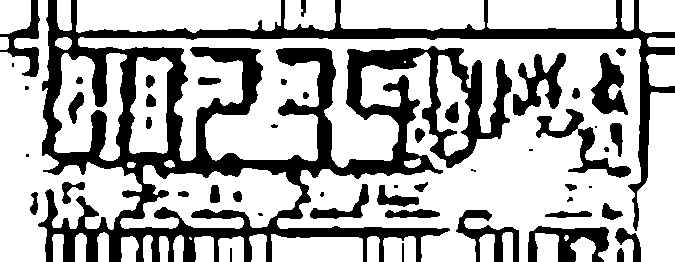
#> input picture power3_bin.png, 675 x 262 px
$ python tess_read_lcd.py power3_bin.png
#> lines starting #> are read from the running program, lines starting #| are printed output that depends on the picture; after the words box and inside, x2 and y2 are one past the last pixel; in counts of white or black regions, pixels touching at a corner belong together
#!/usr/bin/env python3
# tess_read_lcd.py
# Minimal, fast, Tesseract-first LCD OCR with slotting + fallback merge.
# No dependency on your lcd_ocr_fixed.py; fully self-contained.

import os
import re
import cv2
import sys
import math
import json
import argparse
import numpy as np
import pytesseract
from typing import List, Tuple, Optional

# -----------------------------
# Robust image read (Windows-safe)
# -----------------------------
def robust_imread(path: str) -> Optional[np.ndarray]:
    try:
        if os.path.isfile(path):
            return cv2.imdecode(np.fromfile(path, dtype=np.uint8), cv2.IMREAD_COLOR)
    except Exception:
        pass
    return cv2.imread(path, cv2.IMREAD_COLOR)

# -----------------------------
# Geometry helpers
# -----------------------------
# [25 lines left out: functions order_points, four_point_transform, not called in this run]

# -----------------------------
# LCD quadrilateral detection
# - color-first (green)
# - edge fallback
# -----------------------------
def find_lcd_quad_color_first(bgr: np.ndarray) -> Optional[np.ndarray]:
    h, w = bgr.shape[:2]
    img_area = float(h*w)

    hsv = cv2.cvtColor(bgr, cv2.COLOR_BGR2HSV)
    lower = np.array([35, 30, 40], dtype=np.uint8)  # wide green-ish
    upper = np.array([95, 255, 255], dtype=np.uint8)
    mask = cv2.inRange(hsv, lower, upper)
    k = cv2.getStructuringElement(cv2.MORPH_RECT, (5,5))
    mask = cv2.morphologyEx(mask, cv2.MORPH_OPEN, k, iterations=1)
    mask = cv2.morphologyEx(mask, cv2.MORPH_CLOSE, k, iterations=2)
    cnts, _ = cv2.findContours(mask, cv2.RETR_EXTERNAL, cv2.CHAIN_APPROX_SIMPLE)

    # [12 lines left out: function score_rect, not called in this run]

    best = None; best_score = -1
    for c in cnts:
        area = cv2.contourArea(c)
        if area < 0.002 * img_area:
            continue
        peri = cv2.arcLength(c, True)
        approx = cv2.approxPolyDP(c, 0.02 * peri, True)
        rect = approx.reshape(4,2).astype(np.float32) if len(approx)==4 else cv2.boxPoints(cv2.minAreaRect(c)).astype(np.float32)
        s = score_rect(rect, area)
        if s > best_score:
            best = rect; best_score = s

    if best is not None:
        return best

    # Edge fallback
    gray = cv2.cvtColor(bgr, cv2.COLOR_BGR2GRAY)
    gray = cv2.bilateralFilter(gray, 7, 60, 60)
    clahe = cv2.createCLAHE(clipLimit=2.2, tileGridSize=(8,8))
    gray = clahe.apply(gray)
    v = np.median(gray)
    lo = int(max(0, 0.66*v)); hi = int(min(255, 1.33*v))
    edges = cv2.Canny(gray, lo, hi)
    edges = cv2.dilate(edges, cv2.getStructuringElement(cv2.MORPH_RECT, (5,3)), 1)
    edges = cv2.morphologyEx(edges, cv2.MORPH_CLOSE, cv2.getStructuringElement(cv2.MORPH_RECT, (5,3)), 1)
    cnts2, _ = cv2.findContours(edges, cv2.RETR_EXTERNAL, cv2.CHAIN_APPROX_SIMPLE)

    best = None; best_score = -1
    for c in cnts2:
        area = cv2.contourArea(c)
        if area < 0.01 * img_area:
            continue
        peri = cv2.arcLength(c, True)
        approx = cv2.approxPolyDP(c, 0.02 * peri, True)
        if len(approx) != 4:
            continue
        rect = approx.reshape(4,2).astype(np.float32)
        hull = cv2.convexHull(rect); hull_area = cv2.contourArea(hull)
        if hull_area <= 0: continue
        rectangularity = area / hull_area
        if rectangularity < 0.80: continue
        s = score_rect(rect, area)
        if s > best_score:
            best = rect; best_score = s
    return best

# -----------------------------
# Binarization (glow-resistant)
# -> returns BW: black digits on white (0..255)
# -----------------------------
def binarize_lcd(crop: np.ndarray, scale: float = 7.5, boost_contrast: bool=False) -> np.ndarray:
    g = crop[:,:,1].astype(np.float32)  # green channel
    v = cv2.cvtColor(crop, cv2.COLOR_BGR2HSV)[:,:,2].astype(np.float32)
    lum = (0.65*g + 0.35*v).astype(np.uint8)

    k = max(9, (min(crop.shape[0], crop.shape[1])//8)|1)
    bg = cv2.morphologyEx(lum, cv2.MORPH_OPEN, cv2.getStructuringElement(cv2.MORPH_ELLIPSE, (k,k)))
    flat = cv2.subtract(lum, bg)
    flat = cv2.normalize(flat, None, 0, 255, cv2.NORM_MINMAX)

    clahe = cv2.createCLAHE(clipLimit=2.0, tileGridSize=(4,4))
    x = clahe.apply(flat)
    if boost_contrast:
        blur = cv2.GaussianBlur(x, (0,0), 1.0)
        x = cv2.addWeighted(x, 2.2, blur, -1.2, 0)
    else:
        blur = cv2.GaussianBlur(x, (0,0), 1.0)
        x = cv2.addWeighted(x, 1.8, blur, -0.8, 0)

    x = cv2.resize(x, None, fx=scale, fy=scale, interpolation=cv2.INTER_CUBIC)
    th = cv2.adaptiveThreshold(x, 255, cv2.ADAPTIVE_THRESH_GAUSSIAN_C,
                               cv2.THRESH_BINARY_INV, 31, 8)
    th = cv2.morphologyEx(th, cv2.MORPH_OPEN, np.ones((2,2), np.uint8), 1)
    th = cv2.morphologyEx(th, cv2.MORPH_CLOSE, np.ones((2,2), np.uint8), 1)
    return 255 - th  # black digits on white

# -----------------------------
# Slot estimation via projection
# -----------------------------
def _spans_from_mask(mask: np.ndarray) -> List[Tuple[int,int]]:
    spans = []; in_run=False; st=0
    for i,v in enumerate(mask):
        if v and not in_run: in_run=True; st=i
        elif not v and in_run: in_run=False; spans.append((st,i-1))
    if in_run: spans.append((st,len(mask)-1))
    merged=[]
    for s,e in spans:
        if not merged or s-merged[-1][1] > 2: merged.append((s,e))
        else: merged[-1]=(merged[-1][0],e)
    return merged

def estimate_digit_slots(bw: np.ndarray) -> tuple[List[Tuple[int,int]], Tuple[int,int], np.ndarray]:
    inv = 255 - bw
    rows = inv.sum(axis=1).astype(np.float32)
    band = np.where(rows > 0.10*rows.max())[0]
    y0,y1 = (int(band.min()), int(band.max())) if band.size else (0, bw.shape[0]-1)
    tight = inv[y0:y1+1,:]
    proj = cv2.blur(tight, (7,1)).sum(axis=0).astype(np.float32)
    m = float(proj.max())
    if m <= 1e-6:
        return [], (y0,y1), proj
    candidates = []
    for thr_ratio in (0.10, 0.08, 0.06, 0.04):
        mask = (proj > (thr_ratio*m)).astype(np.uint8)
        spans = _spans_from_mask(mask)
        if not spans: continue
        widths = [e-s+1 for s,e in spans]
        medw = max(1.0, float(np.median(widths)))
        spans = [(s,e) for (s,e) in spans if (e-s+1) > 0.25*medw]
        candidates.append(spans)
    if not candidates:
        return [], (y0,y1), proj
    spans = max(candidates, key=lambda sp: (len(sp), -sum(e-s for s,e in sp)))
    return spans, (y0,y1), proj

# [52 lines left out: functions _force_split_to, _merge_to, not called in this run]

# -----------------------------
# Tesseract helpers
# -----------------------------
def tess_one_char(img: np.ndarray) -> str:
    cands = []
    for psm in (10, 13):
        cfg = f"--oem 3 --psm {psm} -c tessedit_char_whitelist=0123456789 -c classify_bln_numeric_mode=1"
        s = pytesseract.image_to_string(img, config=cfg)
        s = re.sub(r"\s+", "", s)
        if s:
            ch = s[0]
            ch = {"O":"0","o":"0","S":"5","s":"5","I":"1","l":"1","B":"8"}.get(ch, ch)
            if ch.isdigit():
                cands.append(ch)
    if not cands:
        return ""
    vals, counts = np.unique(cands, return_counts=True)
    return str(vals[np.argmax(counts)])

# [23 lines left out: functions psm7_digits, slot_simple_signals, not called in this run]

# -----------------------------
# Per-slot OCR
# -----------------------------
def ocr_by_slots(bw: np.ndarray, spans: List[Tuple[int,int]], yband: Tuple[int,int]) -> Tuple[str, List[np.ndarray], List[dict]]:
    if not spans:
        return "", [], []
    y0, y1 = yband
    tight = bw[y0:y1+1, :]
    H = tight.shape[0]
    trim = max(1, int(0.04 * H))
    tight = tight[trim:H-trim, :]

    digits = []
    rois = []
    metas = []

    for idx, (sx, ex) in enumerate(spans, start=1):
        w = ex - sx + 1; h = tight.shape[0]
        pad_x = max(3, int(0.33 * w)); pad_y = max(2, int(0.10 * h))
        a = max(0, sx - pad_x); b = min(tight.shape[1] - 1, ex + pad_x)
        roi_full = tight[:, a:b+1]
        roi = cv2.copyMakeBorder(roi_full, pad_y, pad_y, 0, 0, cv2.BORDER_REPLICATE)

        # upsample + local norm
        Ht = 260
        sc = max(1.0, Ht / max(12, roi.shape[0]))
        roi_up = cv2.resize(roi, None, fx=sc, fy=sc, interpolation=cv2.INTER_CUBIC)
        clahe = cv2.createCLAHE(clipLimit=2.2, tileGridSize=(4,4))
        roi_up = clahe.apply(roi_up)
        roi_up = cv2.normalize(roi_up, None, 0, 255, cv2.NORM_MINMAX)

        inv = 255 - cv2.GaussianBlur(roi_up, (3,3), 0)
        th_inv = cv2.adaptiveThreshold(inv, 255, cv2.ADAPTIVE_THRESH_GAUSSIAN_C,
                                       cv2.THRESH_BINARY, 31, -9)
        t = cv2.morphologyEx(th_inv, cv2.MORPH_CLOSE, np.ones((3,3), np.uint8), 1)
        t = cv2.dilate(t, np.ones((4,4), np.uint8), 1)
        roi_pick = 255 - t

        d = tess_one_char(roi_pick) or "?"
        digits.append(d if d.isdigit() else "?")
        rois.append(roi_pick.copy())

        sig = slot_simple_signals(roi_pick)
        metas.append({
            "index": idx-1,
            "digit": digits[-1],
            "conf": 0.0,
            "signals": {
                "top": round(float(sig["A"]),3),
                "mid": round(float(sig["G"]),3),
                "bot": round(float(sig["D"]),3),
                "left": round(float(sig["L"]),3),
                "right": round(float(sig["R"]),3),
            }
        })

    return "".join(digits), rois, metas

# -----------------------------
# Line-level fallback
# -----------------------------
# [12 lines left out: function line_digits_fallback, not called in this run]

# -----------------------------
# Core pipeline
# -----------------------------
def read_lcd_number(input_path: str,
                    out_dir: Optional[str] = None,
                    from_crop: bool = False,
                    force_slots: Optional[int] = None,
                    boost_contrast: bool = False,
                    debug_slots: bool = False) -> Tuple[str, Optional[np.ndarray], Optional[np.ndarray]]:
    if out_dir is None:
        out_dir = os.path.dirname(os.path.abspath(input_path)) or "."
    os.makedirs(out_dir, exist_ok=True)

    bgr = robust_imread(input_path)
    if bgr is None:
        raise FileNotFoundError(f"Cannot read image: {input_path}")
    base = os.path.splitext(os.path.basename(input_path))[0]

    # 1) locate LCD (or trust crop)
    if from_crop:
        crop = bgr; quad = None
    else:
        quad = find_lcd_quad_color_first(bgr)
        if quad is not None:
            crop = four_point_transform(bgr, quad, pad=4)
        else:
            # fallback center crop
            h,w = bgr.shape[:2]; ch,cw = int(h*0.5), int(w*0.7)
            y0,x0 = max(0,(h-ch)//2), max(0,(w-cw)//2)
            crop = bgr[y0:y0+ch, x0:x0+cw].copy()

    dbg = bgr.copy()
    if (not from_crop) and (quad is not None):
        cv2.polylines(dbg, [quad.astype(int).reshape(-1,1,2)], True, (0,255,0), 2)
    cv2.imwrite(os.path.join(out_dir, base + "_debug.png"), dbg)
    cv2.imwrite(os.path.join(out_dir, base + ("_crop.png" if not from_crop else "_crop_in.png")), crop)

    # 2) binarize + slots
    bw = binarize_lcd(crop, scale=7.5, boost_contrast=boost_contrast)
    cv2.imwrite(os.path.join(out_dir, base + "_bin.png"), bw)

    spans, yband, proj = estimate_digit_slots(bw)
    widths_for_med = [e-s+1 for s,e in spans] or [ (yband[1]-yband[0]+1) ]
    medw = float(np.median(widths_for_med))

    slots_expected = force_slots if (force_slots and force_slots > 0) else None
    if slots_expected:
        if len(spans) < slots_expected:
            spans = _force_split_to(spans, proj, medw, slots_expected)
        elif len(spans) > slots_expected:
            spans = _merge_to(spans, proj, slots_expected)

    # 3) optional: draw slot boxes
    annotated = crop.copy()
    if debug_slots and spans:
        y0b, y1b = yband
        for sx, ex in spans:
            cv2.rectangle(annotated, (sx, y0b), (ex, y1b), (255,0,0), 2)

    # 4) per-slot OCR
    slot_str, slot_rois, slot_meta = ocr_by_slots(bw, spans, yband)
    slot_digits = re.sub(r'[^0-9?]', '', slot_str)

    # 5) line-level OCR and merge
    line = line_digits_fallback(crop, bw)
    if slots_expected:
        window = (re.sub(r"[^0-9]", "", line or "")[-slots_expected:]).zfill(slots_expected)
        merged = []
        for i in range(min(slots_expected, len(slot_digits))):
            d = slot_digits[i]
            if (not d.isdigit()) or d == "?":
                d = window[i]
            merged.append(d if d.isdigit() else "0")
        while len(merged) < slots_expected:
            j = len(merged)
            d = window[j] if window else "0"
            merged.append(d if d.isdigit() else "0")
        digits = merged[:slots_expected]
    else:
        digits = list(slot_digits)
        if line:
            ldig = re.sub(r"[^0-9]", "", line)
            k = min(len(ldig), len(digits))
            for i in range(1, k+1):
                if digits[-i] == "?":
                    digits[-i] = ldig[-i]
        if not digits:
            digits = list(re.sub(r"[^0-9]", "", line or ""))

    # 6) quick leading-zero snap (first 2 slots)
    def looks_zero(roi):
        sig = slot_simple_signals(roi)
        return (sig["outer_min"] >= 0.18) and (sig["G"] <= 0.22) and (sig["D"] <= 0.35)
    for i in (0,1):
        if i < len(digits) and i < len(slot_rois):
            if digits[i] in {"?", "8", "5", "2", "7"} and looks_zero(slot_rois[i]):
                digits[i] = "0"

    # 7) tail '1'→'5' rescue (display-specific)
    if digits and slot_rois:
        sig = slot_simple_signals(slot_rois[-1])
        looks5 = (sig["G"] >= 0.28 and sig["D"] >= 0.28 and sig["A"] >= 0.24)
        if digits[-1] in {"1","?"} and looks5:
            digits[-1] = "5"

    text = "".join(ch if ch.isdigit() else "0" for ch in digits)
    if slots_expected:
        text = text[-slots_expected:].zfill(slots_expected)

    # 8) annotate and save
    ytxt = 24
    overlay = text if text else "(no text)"
    for line in overlay.splitlines():
        cv2.putText(annotated, line, (12, ytxt), cv2.FONT_HERSHEY_SIMPLEX, 0.7, (0,0,255), 2, cv2.LINE_AA)
        ytxt += 26
    cv2.imwrite(os.path.join(out_dir, base + "_annotated.png"), annotated)

    return text, crop, bw

# -----------------------------
# CLI
# -----------------------------
def main():
    ap = argparse.ArgumentParser(description="Tesseract-first LCD OCR (fast, slotting, fallback merge)")
    ap.add_argument("image", help="Input image path (full photo or pre-cropped LCD)")
    ap.add_argument("--out", default=".", help="Output directory for debug images (default: current dir)")
    ap.add_argument("--from-crop", action="store_true", help="Treat input as an already-cropped LCD panel")
    ap.add_argument("--slots", type=int, default=None, help="Force exactly N digit slots by splitting/merging")
    ap.add_argument("--boost-contrast", action="store_true", help="Stronger sharpening before binarization")
    ap.add_argument("--debug-slots", action="store_true", help="Draw estimated digit slot boxes")
    args = ap.parse_args()

    text, crop, bw = read_lcd_number(
        input_path=args.image,
        out_dir=args.out,
        from_crop=args.from_crop,
        force_slots=args.slots,
        boost_contrast=args.boost_contrast,
        debug_slots=args.debug_slots
    )
#> in robust_imread, returned value is the input picture: shape (262, 675, 3); 69.2% white; 50 black regions (10 under 20 px), largest, box (x1, y1, x2, y2) and area: (38, 0, 675, 262) 41752, (528, 226, 609, 262) 1528, (513, 53, 566, 116) 1482
#> in find_lcd_quad_color_first, `hsv = cv2.cvtColor(bgr, cv2.COLOR_BGR2HSV)`: hsv: shape (262, 675, 3); mean H, S, V 0, 0, 176.4
#> in find_lcd_quad_color_first, `mask = cv2.inRange(hsv, lower, upper)`: mask: shape (262, 675); every value is 0
#> in find_lcd_quad_color_first, `cnts, _ = cv2.findContours(mask, cv2.RETR_EXTERNAL, cv2.CHAIN_APPROX_S..`: cnts = []
#> after the loop in find_lcd_quad_color_first, `for c in cnts:`: best_score = -1
#> in find_lcd_quad_color_first, `v = np.median(gray)`: v = 255
#> in find_lcd_quad_color_first, `lo = int(max(0, 0.66 * v))`: lo = 168
#> in find_lcd_quad_color_first, `hi = int(min(255, 1.33 * v))`: hi = 255
#> in find_lcd_quad_color_first, `edges = cv2.Canny(gray, lo, hi)`: edges: shape (262, 675); 7% white in thin lines or dots
#> in find_lcd_quad_color_first, `edges = cv2.dilate(edges, cv2.getStructuringElement(cv2.MORPH_RECT, (5..`: edges: shape (262, 675); 31.2% white; 51 white regions, largest, box (x1, y1, x2, y2) and area: (36, 0, 675, 262) 33688, (54, 0, 675, 34) 4003, (533, 107, 633, 179) 1813
#> in find_lcd_quad_color_first, `edges = cv2.morphologyEx(edges, cv2.MORPH_CLOSE, cv2.getStructuringEle..`:
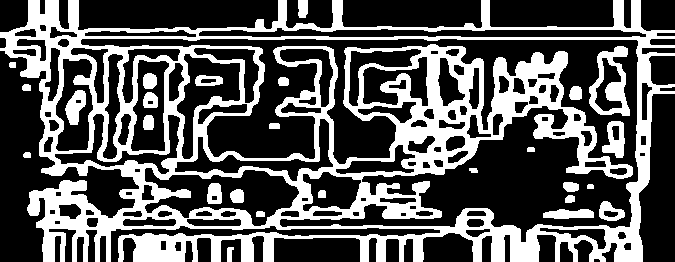
#> edges: shape (262, 675); 34.5% white; 27 white regions
#> in find_lcd_quad_color_first, `cnts2, _ = cv2.findContours(edges, cv2.RETR_EXTERNAL, cv2.CHAIN_APPROX..`: cnts2 = 6 contours; box (x1, y1, x2, y2) and area: (0, 0, 675, 262) 132362, (298, 0, 308, 18) 142, (227, 247, 234, 262) 60, (22, 84, 31, 91) 44, (23, 152, 31, 158) 32, (9, 62, 16, 68) 29
#> the loop in find_lcd_quad_color_first, `for c in cnts2:` made 6 passes
#> area on passes 1 to 5: 60, 32, 44, 29, 142.5
#> (area, peri) on pass 6: (132362.5, 4781.2)
#> after the loop in find_lcd_quad_color_first, `for c in cnts2:`: best_score = -1
#> in read_lcd_number, `crop = bgr[y0:y0+ch, x0:x0+cw].copy()`: crop: shape (131, 472, 3); 67.3% white; 31 black regions (8 under 20 px), largest, box (x1, y1, x2, y2) and area: (0, 0, 342, 131) 13216, (321, 0, 411, 103) 3423, (412, 0, 463, 51) 1284
#> in binarize_lcd, `bg = cv2.morphologyEx(lum, cv2.MORPH_OPEN, cv2.getStructuringElement(c..`: bg: shape (131, 472); 48.9% white; 20 white regions, largest, box (x1, y1, x2, y2) and area: (321, 48, 472, 131) 7713, (104, 0, 219, 96) 7033, (225, 35, 298, 101) 3192
#> in binarize_lcd, `flat = cv2.subtract(lum, bg)`: flat: shape (131, 472); 18.3% white; 121 white regions (79 under 20 px), largest, box (x1, y1, x2, y2) and area: (305, 29, 347, 107) 1181, (29, 5, 66, 66) 1171, (377, 0, 397, 68) 917
#> in binarize_lcd, `th = cv2.adaptiveThreshold(x, 255, cv2.ADAPTIVE_THRESH_GAUSSIAN_C, cv2..`: th: shape (982, 3540); 8.6% white; 99 white regions, largest, box (x1, y1, x2, y2) and area: (207, 29, 506, 504) 22722, (2262, 209, 2611, 811) 21129, (102, 740, 504, 982) 14186
#> in binarize_lcd, `th = cv2.morphologyEx(th, cv2.MORPH_OPEN, np.ones((2,2), np.uint8), 1)`: th: shape (982, 3540); 8.6% white; 99 white regions, largest, box (x1, y1, x2, y2) and area: (208, 30, 507, 505) 22722, (2263, 210, 2612, 812) 21129, (104, 741, 505, 982) 14154
#> in binarize_lcd, `th = cv2.morphologyEx(th, cv2.MORPH_CLOSE, np.ones((2,2), np.uint8), 1)`:
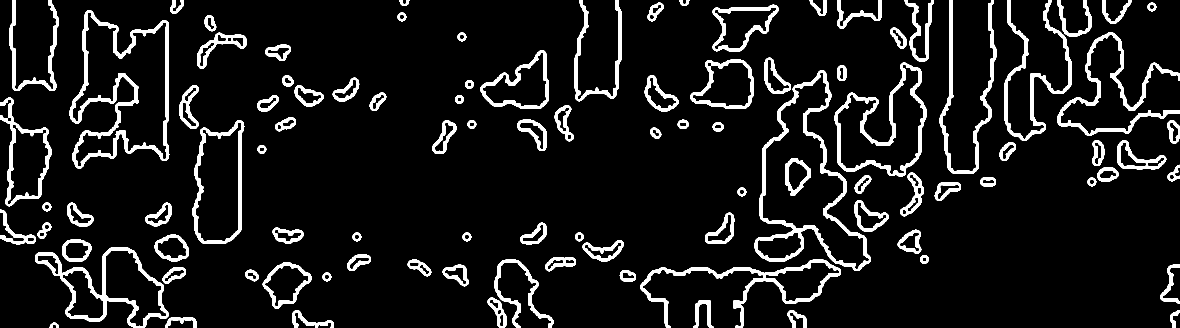
#> th: shape (982, 3540) (shown at 1/3 size); 8.6% white; 99 white regions, largest, box (x1, y1, x2, y2) and area: (209, 31, 508, 506) 22729, (2264, 211, 2613, 813) 21133, (105, 742, 506, 982) 14133
#> in binarize_lcd, `return 255 - th`:
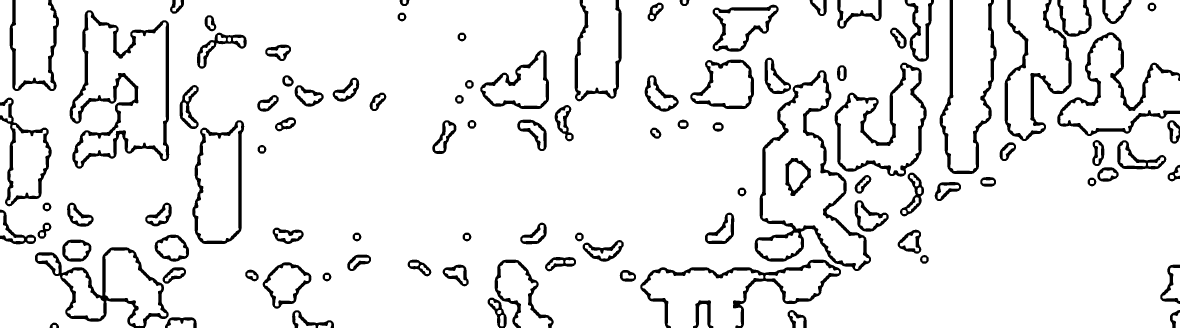
#> returned value: shape (982, 3540) (shown at 1/3 size); 91.4% white; 99 black regions, largest, box (x1, y1, x2, y2) and area: (209, 31, 508, 506) 22729, (2264, 211, 2613, 813) 21133, (105, 742, 506, 982) 14133
#> in estimate_digit_slots, `rows = inv.sum(axis=1).astype(np.float32)`: rows = 982 values, max 166260 at index 307, min 25245 at index 603, mean 77696.8
#> in estimate_digit_slots, `band = np.where(rows > 0.10*rows.max())[0]`: band = 982 values from 0 to 981
#> in estimate_digit_slots, `y0,y1 = (int(band.min()), int(band.max())) if band.size else (0, bw.sh..`: y0 = 0; y1 = 981
#> in estimate_digit_slots, `proj = cv2.blur(tight, (7,1)).sum(axis=0).astype(np.float32)`: proj = 3540 values, max 120761 at index 500, min 0 at index 1162, mean 21553.4
#> in estimate_digit_slots, `m = float(proj.max())`: m = 120761
#> the loop in estimate_digit_slots, `for thr_ratio in (0.10, 0.08, 0.06, 0.04):` made 4 passes
#> medw on passes 1 to 4: 38.5, 40.5, 61, 73.5
#> after the loop in estimate_digit_slots, `for thr_ratio in (0.10, 0.08, 0.06, 0.04):`: candidates = 4 items
#> in estimate_digit_slots, `spans = max(candidates, key=lambda sp: (len(sp), -sum(e-s for s,e in s..`: spans = 29 pairs, first value 7 to 3474, second value 84 to 3539
#> in read_lcd_number, `spans, yband, proj = estimate_digit_slots(bw)`: yband = (0, 981)
#> in read_lcd_number, `widths_for_med = [e-s+1 for s,e in spans] or [ (yband[1]-yband[0]+1) ]`: widths_for_med = 29 values, max 535 at index 17, min 14 at index 11, mean 83.03
#> in read_lcd_number, `medw = float(np.median(widths_for_med))`: medw = 42
#> in ocr_by_slots, `y0, y1 = yband`: y0 = 0; y1 = 981
#> in ocr_by_slots, `tight = tight[trim:H-trim, :]`:
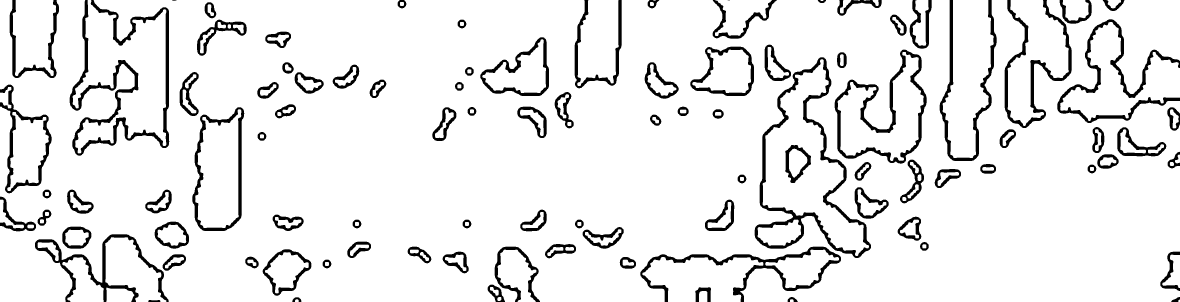
#> tight: shape (904, 3540) (shown at 1/3 size); 91.4% white; 96 black regions (1 under 20 px), largest, box (x1, y1, x2, y2) and area: (209, 0, 508, 467) 22596, (2264, 172, 2613, 774) 21133, (2504, 149, 2780, 491) 14058
#> the loop in ocr_by_slots, `for idx, (sx, ex) in enumerate(spans, start=1):` made 1 pass
#> (idx, sx, ex, w, h, pad_x, pad_y, a) on pass 1: (1, 7, 84, 78, 904, 25, 90, 0)
#> pass 1, in ocr_by_slots, `roi_full = tight[:, a:b+1]`:
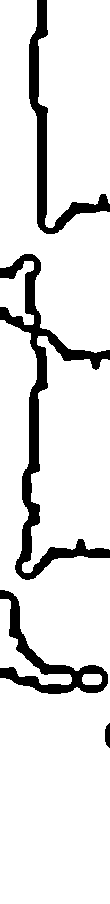
#> roi_full: shape (904, 110); 88.7% white; 4 black regions, box (x1, y1, x2, y2) and area: (0, 254, 110, 580) 5598, (29, 0, 110, 234) 3054, (0, 590, 108, 694) 2511, (105, 723, 110, 748) 101
#> after the loop in ocr_by_slots, `for idx, (sx, ex) in enumerate(spans, start=1):`:
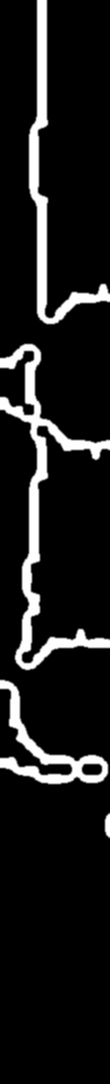
#> inv: shape (1084, 110); min 0, max 255, mean 25.9
#> after the loop in ocr_by_slots, `for idx, (sx, ex) in enumerate(spans, start=1):`:
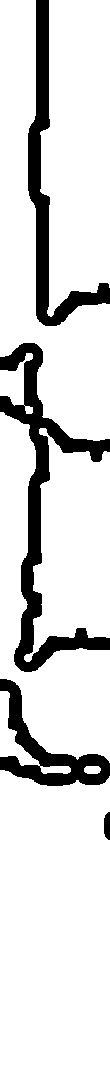
#> roi_pick: shape (1084, 110); 86% white; 4 black regions, box (x1, y1, x2, y2) and area: (0, 343, 110, 672) 7769, (28, 0, 110, 326) 5299, (0, 679, 110, 786) 3538, (104, 812, 110, 840) 144
#> after the loop in ocr_by_slots, `for idx, (sx, ex) in enumerate(spans, start=1):`: th_inv: shape (1084, 110); 10.2% white; 4 white regions, box (x1, y1, x2, y2) and area: (0, 344, 110, 670) 5597, (29, 0, 110, 324) 3955, (0, 680, 108, 784) 2508, (105, 813, 110, 838) 101
#> after the loop in ocr_by_slots, `for idx, (sx, ex) in enumerate(spans, start=1):`: digits = []
    print(f"Tesseract: {text}")

if __name__ == "__main__":
    main()
#> (the call stopped at in tess_one_char, `s = pytesseract.image_to_string(img, config=cfg)`: pytesseract is not available in this run)
